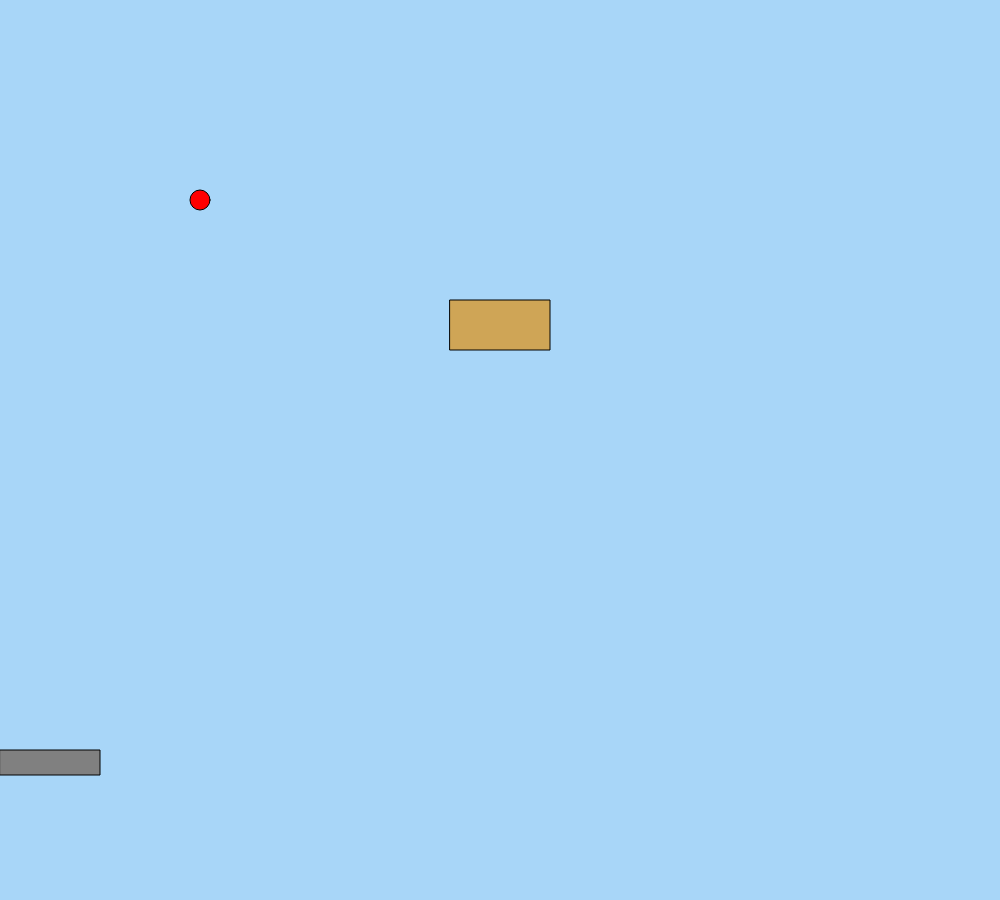
Frame 1 (no input)
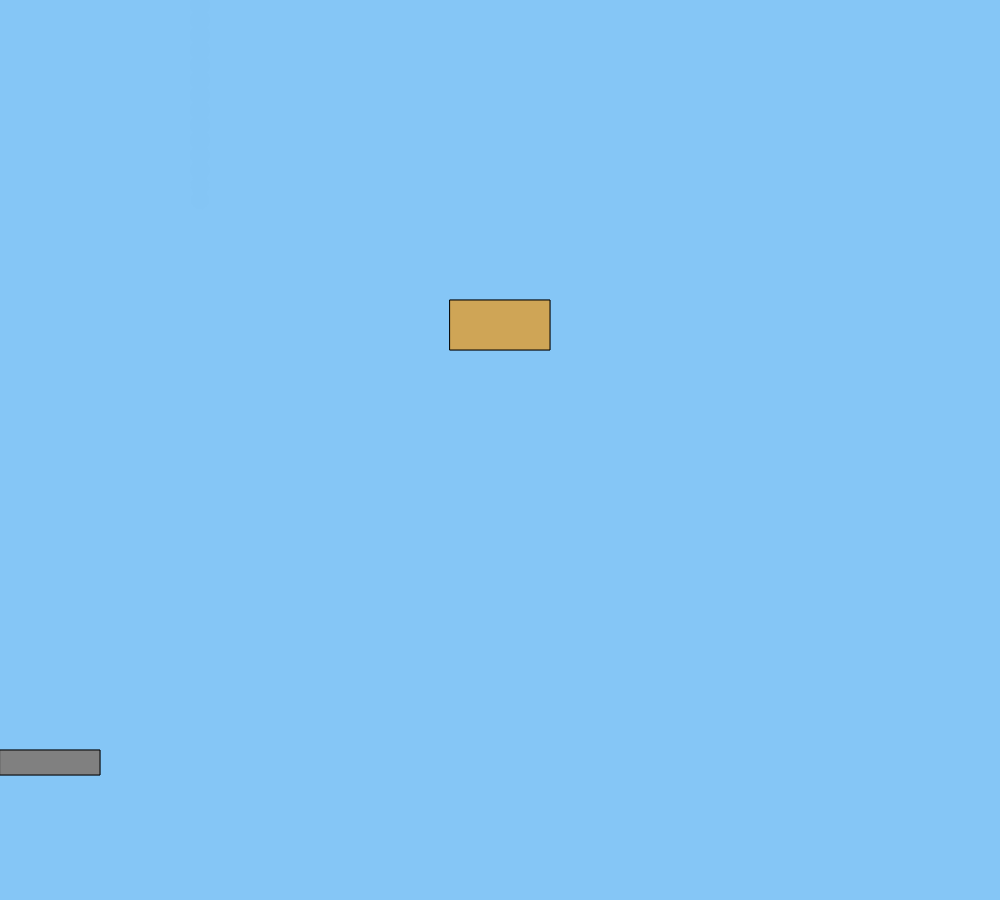
Frame 60 (no input)
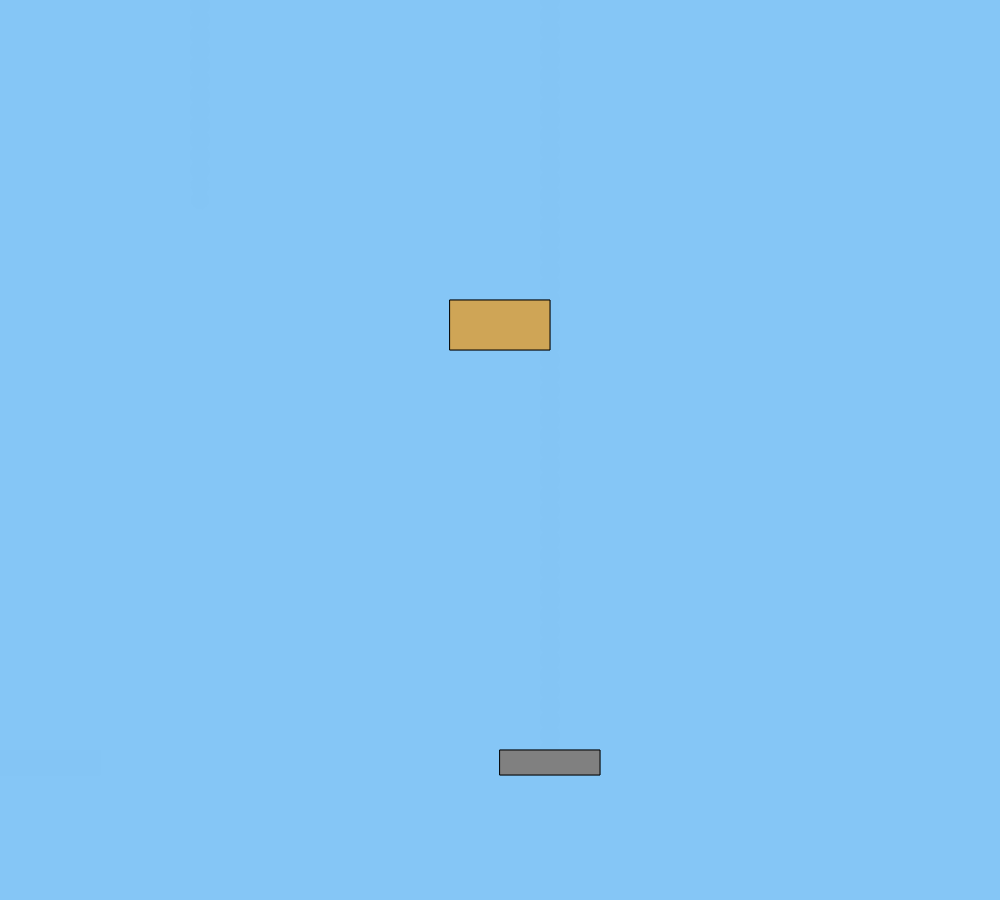
Frame 120 (the mouse pressed at the canvas centre since frame 60)

The p5.js sketch that drew these frames (run headless with seeded random() and noise() and a simulated clock; from frame 60 on, the mouse is pressed at the canvas centre):

// p5.js sketch
// ── sketch.js
var toyX = 200;
var toyY = 200;
var kittyx=450
var kittyy=300

function setup() {
  createCanvas(1000, 900);
}

function draw() {
  background("rgba(133,198,245,0.71)");
  fill("grey");
  rect(mouseX, 750, 100, 25);
  fill("red");
  ellipse(toyX, toyY, 20, 20);
  toyY = toyY - 15;
  fill('rgb(207,165,86)')
  rect(kittyx,kittyy,100,50)
  if(toyX>kittyx && toyX<kittyx+100 && toyY<kittyy) {
    kittyx=random(900)
  kittyy=random(500)
  
  }
    
}

function mousePressed(){
  toyX=mouseX+50
  toyY=750
}
